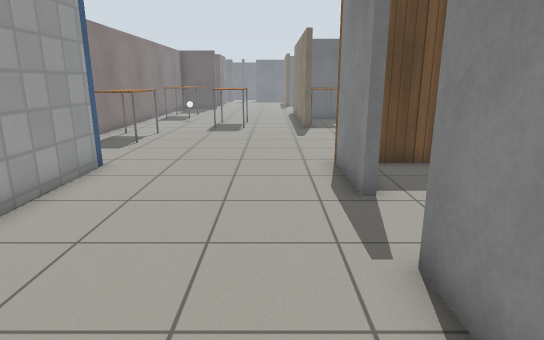
view 1 (above)

24 first-person views from a walk through a world built for the Gazebo simulator. The camera is 1.2 m above the floor, tilts 14° down and sees 75° across. The floor is counted in squares, 0.5 m on a side. Each view is taken from the middle of a square. On the plan, view 1 faces up. The plan holds only what a view shows up to about 20 squares ahead; the rest is blank. The place goes on beyond the plan. Gazebo's built-in surfaces are drawn with simple patterns.

view 2
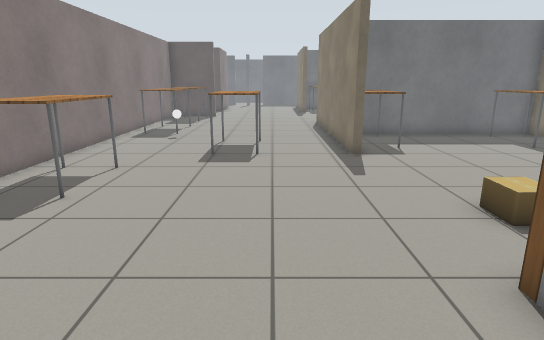

view 3
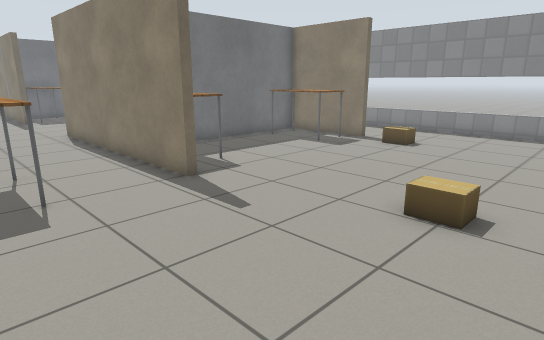

view 4
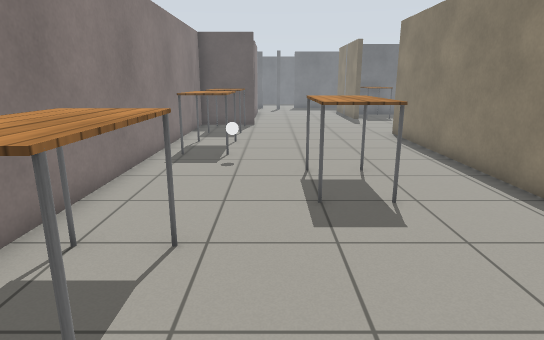

view 5
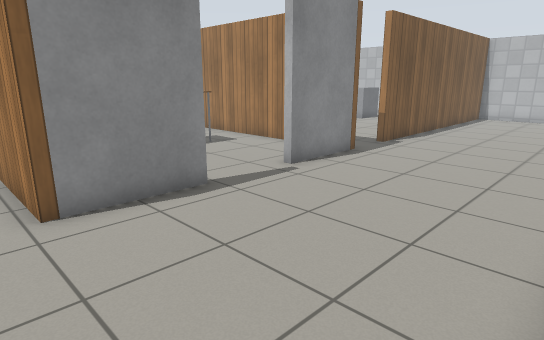

view 6
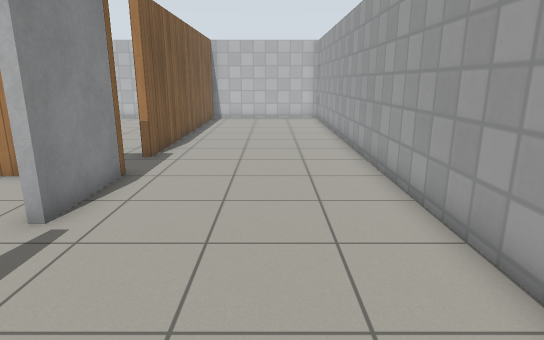

view 7
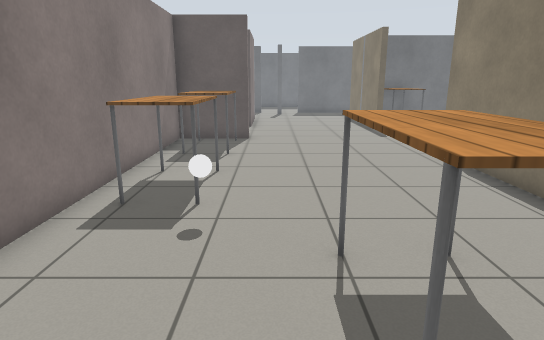

view 8
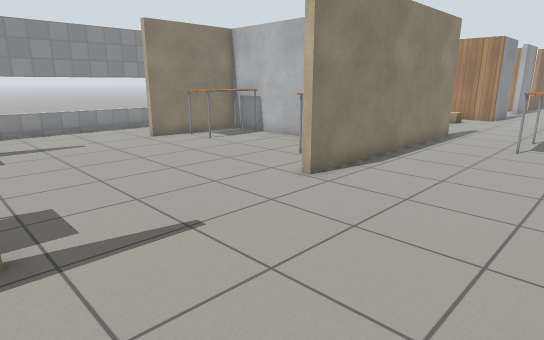

view 9
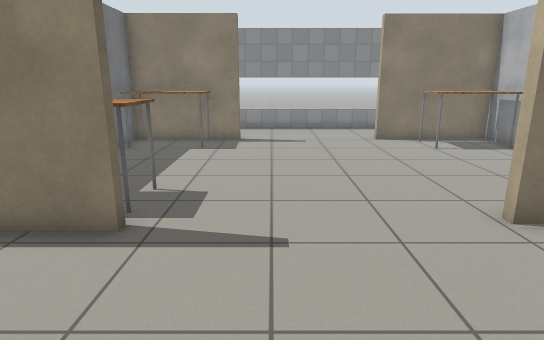

view 10
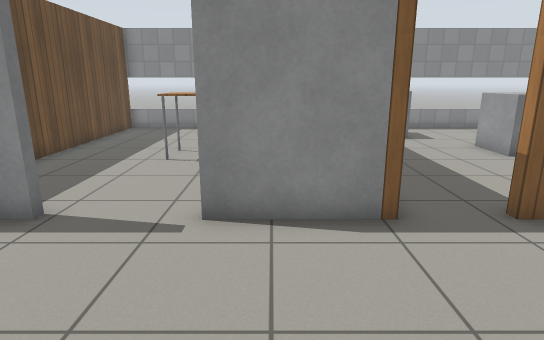

view 11
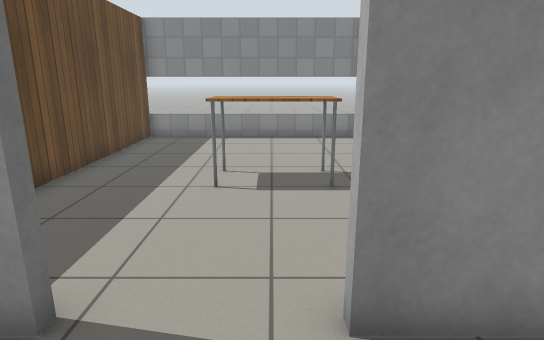

view 12
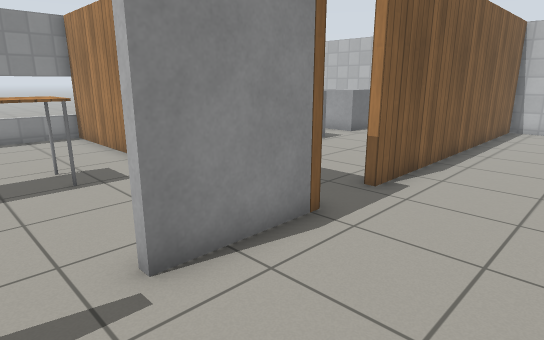

view 13
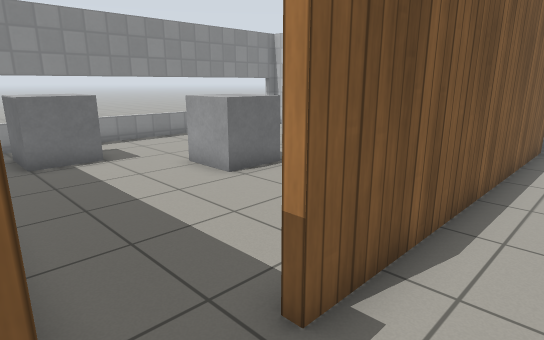

view 14
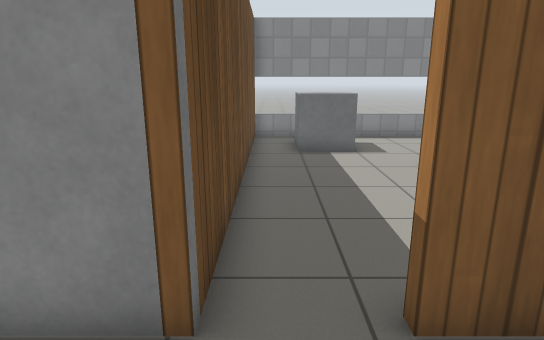

view 15
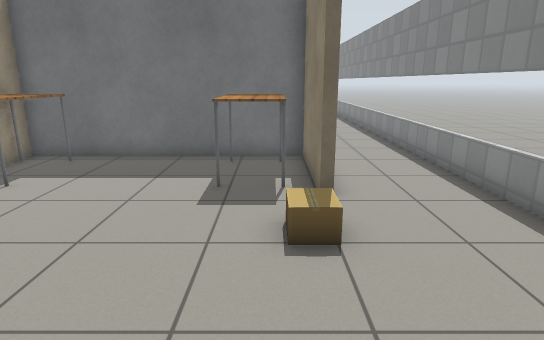

view 16
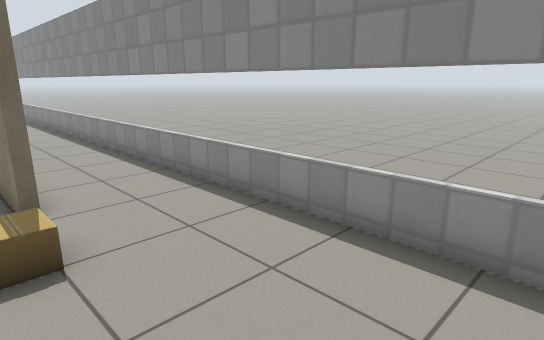

view 17
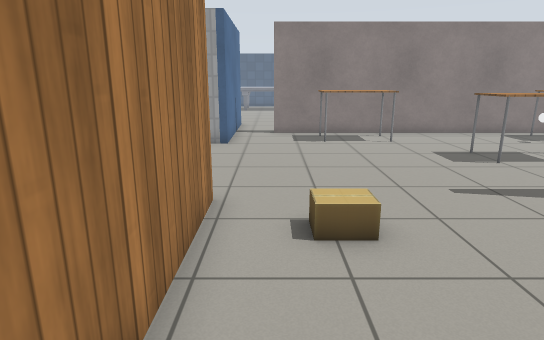

view 18
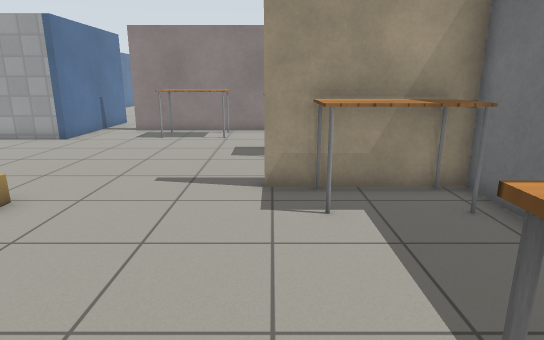

view 19
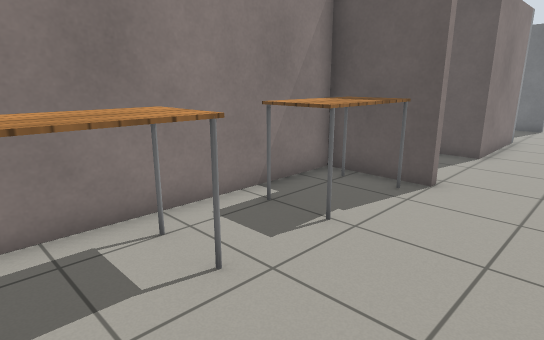

view 20
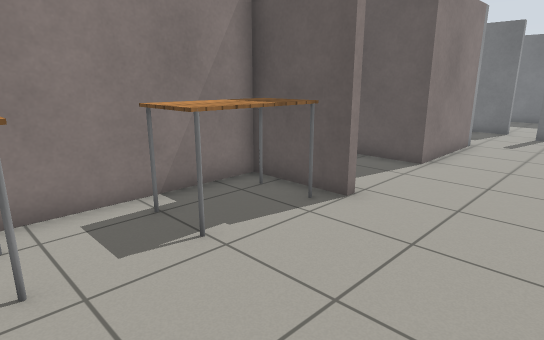

view 21
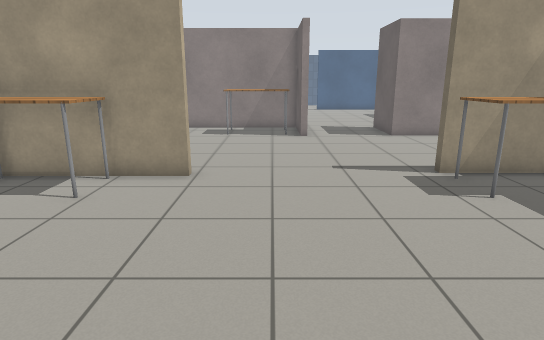

view 22
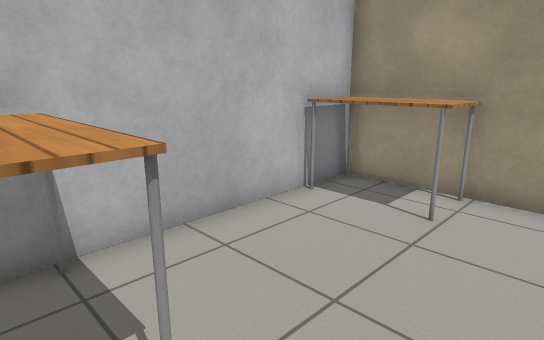

view 23
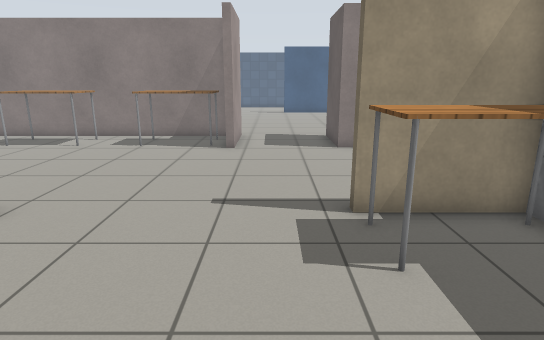

view 24
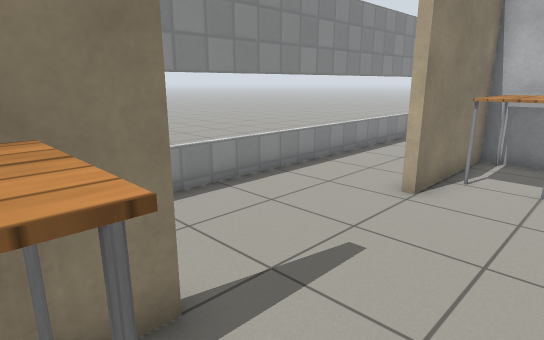

### Floor plan
Points are (right, up) in squares from view 1. A wall is a line through its corners. A room is listed if a view was taken in it or the views show most of it. See-through windows are left out.
Room 1 (views 1, 2, 3, 4, 5, 6, 7, 8, 9, 10, 11, 12, 13, 14, 15, 16, 17, 18, 19, 20, 21, 22, 23, 24)
walls: (11, 19.2) (11, 23.5) (2, 23.5) (2, 18.8) (1.7, 18.8) (1.7, 28.8) (2, 28.8) (2, 23.9) (11, 23.9) (11, 28.6); (1.9, 7.2) (1.9, 10.8) (7.6, 10.8); (-4.9, 32.3) (-5.5, 32.3); (-10.5, 10.2) (-5, 10.2) (-5, -10.5); (-8, 32.3) (-8, 12); (1.4, 35.5) (1.4, 37.9); (-8.4, 32.6) (-5, 32.6); (14.9, 12.4) (14.9, 36.5); (11.4, 34.4) (11, 34.4) (11, 38.5); (1.9, 0.7) (1.9, 4.4); (-5, 38.5) (-5, 36.5) (-8.2, 36.5); (1.9, -10.5) (1.9, -1.4)
ways out: opening at (-9.5, 36.5); opening at (2, -0.5); opening at (2, 6)
objects: table (-7, 14) to (-5, 17); table (-7, 24) to (-5, 27); table (-7, 29) to (-5, 32); white ball (-5, 23); table (-3, 19) to (-1, 22); table (2, 36) to (4, 38); cardboard box (3, 13) to (4, 14); table (3, 20) to (4, 23); table (3, 24) to (4, 27); table (9, 20) to (10, 23); table (9, 25) to (10, 27); table (9, 35) to (10, 38); cardboard box (10, 17) to (11, 18)

Positions as (right, up) in squares from view 1, and headings:
1: (0, 0), facing up
2: (-1, 7), facing up
3: (-3, 11), facing up-right
4: (-4, 12), facing up
5: (-5, 12), facing down-right
6: (-2, 10), facing down
7: (-4, 17), facing up
8: (-4, 36), facing down-right
9: (-4, 33), facing right
10: (-4, 3), facing right
11: (-1, 5), facing right
12: (-2, 6), facing down-right
13: (0, 1), facing down-right
14: (-1, 0), facing right
15: (10, 12), facing up
16: (10, 12), facing up-right
17: (9, 12), facing left
18: (10, 19), facing left
19: (-2, 24), facing up-left
20: (-1, 26), facing up-left
21: (11, 31), facing left
22: (10, 29), facing down-left
23: (8, 34), facing left
24: (8, 36), facing down-right
